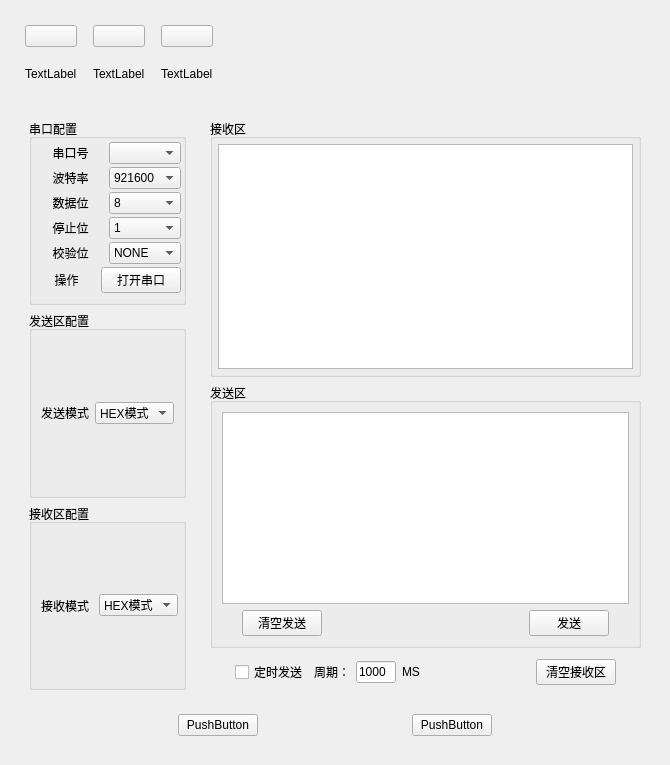
     <widget class="QWidget" name="controlwidget" native="true">
      <property name="geometry">
       <rect>
        <x>600</x>
        <y>0</y>
        <width>670</width>
        <height>800</height>
       </rect>
      </property>
      <property name="sizePolicy">
       <sizepolicy hsizetype="Preferred" vsizetype="Preferred">
        <horstretch>0</horstretch>
        <verstretch>0</verstretch>
       </sizepolicy>
      </property>
      <property name="minimumSize">
       <size>
        <width>670</width>
        <height>765</height>
       </size>
      </property>
      <property name="maximumSize">
       <size>
        <width>670</width>
        <height>765</height>
       </size>
      </property>
      <layout class="QVBoxLayout" name="verticalLayout_13">
       <item>
        <widget class="QWidget" name="smartwidget" native="true">
         <property name="sizePolicy">
          <sizepolicy hsizetype="Fixed" vsizetype="Fixed">
           <horstretch>0</horstretch>
           <verstretch>0</verstretch>
          </sizepolicy>
         </property>
         <layout class="QHBoxLayout" name="horizontalLayout_5">
          <item>
           <layout class="QVBoxLayout" name="verticalLayout_5">
            <property name="spacing">
             <number>20</number>
            </property>
            <property name="leftMargin">
             <number>5</number>
            </property>
            <property name="topMargin">
             <number>5</number>
            </property>
            <property name="rightMargin">
             <number>5</number>
            </property>
            <property name="bottomMargin">
             <number>5</number>
            </property>
            <item>
             <widget class="QPushButton" name="ledBtn">
              <property name="sizePolicy">
               <sizepolicy hsizetype="Preferred" vsizetype="Preferred">
                <horstretch>0</horstretch>
                <verstretch>0</verstretch>
               </sizepolicy>
              </property>
              <property name="text">
               <string/>
              </property>
             </widget>
            </item>
            <item>
             <widget class="QLabel" name="led_label">
              <property name="layoutDirection">
               <enum>Qt::LeftToRight</enum>
              </property>
              <property name="text">
               <string>TextLabel</string>
              </property>
             </widget>
            </item>
           </layout>
          </item>
          <item>
           <layout class="QVBoxLayout" name="verticalLayout_6">
            <property name="spacing">
             <number>20</number>
            </property>
            <property name="leftMargin">
             <number>5</number>
            </property>
            <property name="topMargin">
             <number>5</number>
            </property>
            <property name="rightMargin">
             <number>5</number>
            </property>
            <property name="bottomMargin">
             <number>5</number>
            </property>
            <item>
             <widget class="QPushButton" name="alarmBtn">
              <property name="text">
               <string/>
              </property>
             </widget>
            </item>
            <item>
             <widget class="QLabel" name="alram_label">
              <property name="text">
               <string>TextLabel</string>
              </property>
             </widget>
            </item>
           </layout>
          </item>
          <item>
           <layout class="QVBoxLayout" name="verticalLayout_7">
            <property name="spacing">
             <number>20</number>
            </property>
            <property name="leftMargin">
             <number>5</number>
            </property>
            <property name="topMargin">
             <number>5</number>
            </property>
            <property name="rightMargin">
             <number>5</number>
            </property>
            <property name="bottomMargin">
             <number>5</number>
            </property>
            <item>
             <widget class="QPushButton" name="fanBtn">
              <property name="text">
               <string/>
              </property>
             </widget>
            </item>
            <item>
             <widget class="QLabel" name="fan_label">
              <property name="text">
               <string>TextLabel</string>
              </property>
             </widget>
            </item>
           </layout>
          </item>
         </layout>
        </widget>
       </item>
       <item>
        <widget class="QWidget" name="uartwidget" native="true">
         <layout class="QVBoxLayout" name="verticalLayout_10">
          <item>
           <layout class="QHBoxLayout" name="horizontalLayout_16">
            <item>
             <widget class="QWidget" name="widget_3" native="true">
              <layout class="QVBoxLayout" name="verticalLayout_8">
               <item>
                <widget class="QGroupBox" name="groupBox">
                 <property name="title">
                  <string>串口配置</string>
                 </property>
                 <layout class="QGridLayout" name="gridLayout_2">
                  <property name="leftMargin">
                   <number>2</number>
                  </property>
                  <property name="topMargin">
                   <number>2</number>
                  </property>
                  <property name="rightMargin">
                   <number>2</number>
                  </property>
                  <property name="bottomMargin">
                   <number>2</number>
                  </property>
                  <property name="spacing">
                   <number>2</number>
                  </property>
                  <item row="0" column="0">
                   <layout class="QHBoxLayout" name="horizontalLayout_4">
                    <item>
                     <widget class="QLabel" name="label">
                      <property name="text">
                       <string>串口号</string>
                      </property>
                      <property name="alignment">
                       <set>Qt::AlignCenter</set>
                      </property>
                     </widget>
                    </item>
                    <item>
                     <widget class="QComboBox" name="comboBox_uartnum"/>
                    </item>
                   </layout>
                  </item>
                  <item row="1" column="0">
                   <layout class="QHBoxLayout" name="horizontalLayout_6">
                    <item>
                     <widget class="QLabel" name="label_2">
                      <property name="text">
                       <string>波特率</string>
                      </property>
                      <property name="alignment">
                       <set>Qt::AlignCenter</set>
                      </property>
                     </widget>
                    </item>
                    <item>
                     <widget class="QComboBox" name="comboBox_baudrate">
                      <item>
                       <property name="text">
                        <string>921600</string>
                       </property>
                      </item>
                      <item>
                       <property name="text">
                        <string>115200</string>
                       </property>
                      </item>
                      <item>
                       <property name="text">
                        <string>9600</string>
                       </property>
                      </item>
                      <item>
                       <property name="text">
                        <string>4800</string>
                       </property>
                      </item>
                     </widget>
                    </item>
                   </layout>
                  </item>
                  <item row="2" column="0">
                   <layout class="QHBoxLayout" name="horizontalLayout_7">
                    <item>
                     <widget class="QLabel" name="label_3">
                      <property name="text">
                       <string>数据位</string>
                      </property>
                      <property name="alignment">
                       <set>Qt::AlignCenter</set>
                      </property>
                     </widget>
                    </item>
                    <item>
                     <widget class="QComboBox" name="comboBox_databit">
                      <item>
                       <property name="text">
                        <string>8</string>
                       </property>
                      </item>
                      <item>
                       <property name="text">
                        <string>7</string>
                       </property>
                      </item>
                      <item>
                       <property name="text">
                        <string>6</string>
                       </property>
                      </item>
                      <item>
                       <property name="text">
                        <string>5</string>
                       </property>
                      </item>
                     </widget>
                    </item>
                   </layout>
                  </item>
                  <item row="3" column="0">
                   <layout class="QHBoxLayout" name="horizontalLayout_8">
                    <item>
                     <widget class="QLabel" name="label_4">
                      <property name="layoutDirection">
                       <enum>Qt::LeftToRight</enum>
                      </property>
                      <property name="text">
                       <string>停止位</string>
                      </property>
                      <property name="alignment">
                       <set>Qt::AlignCenter</set>
                      </property>
                     </widget>
                    </item>
                    <item>
                     <widget class="QComboBox" name="comboBox_stopbit">
                      <item>
                       <property name="text">
                        <string>1</string>
                       </property>
                      </item>
                      <item>
                       <property name="text">
                        <string>1.5</string>
                       </property>
                      </item>
                      <item>
                       <property name="text">
                        <string>2</string>
                       </property>
                      </item>
                     </widget>
                    </item>
                   </layout>
                  </item>
                  <item row="4" column="0">
                   <layout class="QHBoxLayout" name="horizontalLayout_9">
                    <item>
                     <widget class="QLabel" name="label_5">
                      <property name="text">
                       <string>校验位</string>
                      </property>
                      <property name="alignment">
                       <set>Qt::AlignCenter</set>
                      </property>
                     </widget>
                    </item>
                    <item>
                     <widget class="QComboBox" name="comboBox_checkbit">
                      <item>
                       <property name="text">
                        <string>NONE</string>
                       </property>
                      </item>
                      <item>
                       <property name="text">
                        <string>EVEN</string>
                       </property>
                      </item>
                      <item>
                       <property name="text">
                        <string>ODD</string>
                       </property>
                      </item>
                     </widget>
                    </item>
                   </layout>
                  </item>
                  <item row="5" column="0">
                   <layout class="QHBoxLayout" name="horizontalLayout_10">
                    <item>
                     <widget class="QLabel" name="label_6">
                      <property name="text">
                       <string>操作</string>
                      </property>
                      <property name="alignment">
                       <set>Qt::AlignCenter</set>
                      </property>
                     </widget>
                    </item>
                    <item>
                     <widget class="QPushButton" name="openSerialBtn">
                      <property name="text">
                       <string>打开串口</string>
                      </property>
                     </widget>
                    </item>
                   </layout>
                  </item>
                 </layout>
                </widget>
               </item>
               <item>
                <widget class="QGroupBox" name="groupBox_3">
                 <property name="title">
                  <string>发送区配置</string>
                 </property>
                 <layout class="QHBoxLayout" name="horizontalLayout_12">
                  <item>
                   <widget class="QLabel" name="label_11">
                    <property name="text">
                     <string>发送模式</string>
                    </property>
                    <property name="alignment">
                     <set>Qt::AlignCenter</set>
                    </property>
                   </widget>
                  </item>
                  <item>
                   <widget class="QComboBox" name="comboBox_sendmode">
                    <item>
                     <property name="text">
                      <string>HEX模式</string>
                     </property>
                    </item>
                    <item>
                     <property name="text">
                      <string>文本模式</string>
                     </property>
                    </item>
                   </widget>
                  </item>
                 </layout>
                </widget>
               </item>
               <item>
                <widget class="QGroupBox" name="groupBox_2">
                 <property name="title">
                  <string>接收区配置</string>
                 </property>
                 <layout class="QHBoxLayout" name="horizontalLayout_11">
                  <property name="leftMargin">
                   <number>5</number>
                  </property>
                  <property name="topMargin">
                   <number>5</number>
                  </property>
                  <property name="rightMargin">
                   <number>5</number>
                  </property>
                  <property name="bottomMargin">
                   <number>5</number>
                  </property>
                  <item>
                   <widget class="QLabel" name="label_7">
                    <property name="text">
                     <string>接收模式</string>
                    </property>
                    <property name="alignment">
                     <set>Qt::AlignCenter</set>
                    </property>
                   </widget>
                  </item>
                  <item>
                   <widget class="QComboBox" name="comboBox_revmode">
                    <item>
                     <property name="text">
                      <string>HEX模式</string>
                     </property>
                    </item>
                    <item>
                     <property name="text">
                      <string>文本模式</string>
                     </property>
                    </item>
                   </widget>
                  </item>
                 </layout>
                </widget>
               </item>
              </layout>
             </widget>
            </item>
            <item>
             <widget class="QWidget" name="widget_4" native="true">
              <layout class="QVBoxLayout" name="verticalLayout_11">
               <item>
                <widget class="QGroupBox" name="groupBox_4">
                 <property name="title">
                  <string>接收区</string>
                 </property>
                 <layout class="QHBoxLayout" name="horizontalLayout_13">
                  <property name="leftMargin">
                   <number>5</number>
                  </property>
                  <property name="topMargin">
                   <number>5</number>
                  </property>
                  <property name="rightMargin">
                   <number>5</number>
                  </property>
                  <property name="bottomMargin">
                   <number>5</number>
                  </property>
                  <item>
                   <widget class="QTextBrowser" name="textBrowser_rev"/>
                  </item>
                 </layout>
                </widget>
               </item>
               <item>
                <widget class="QGroupBox" name="groupBox_5">
                 <property name="maximumSize">
                  <size>
                   <width>16777215</width>
                   <height>300</height>
                  </size>
                 </property>
                 <property name="title">
                  <string>发送区</string>
                 </property>
                 <layout class="QVBoxLayout" name="verticalLayout_9">
                  <item>
                   <widget class="QTextEdit" name="textEdit_serialsend"/>
                  </item>
                  <item>
                   <layout class="QHBoxLayout" name="horizontalLayout_14">
                    <item>
                     <spacer name="horizontalSpacer_18">
                      <property name="orientation">
                       <enum>Qt::Horizontal</enum>
                      </property>
                      <property name="sizeType">
                       <enum>QSizePolicy::Fixed</enum>
                      </property>
                      <property name="sizeHint" stdset="0">
                       <size>
                        <width>20</width>
                        <height>20</height>
                       </size>
                      </property>
                     </spacer>
                    </item>
                    <item>
                     <widget class="QPushButton" name="serial_clearsendBtn">
                      <property name="text">
                       <string>清空发送</string>
                      </property>
                     </widget>
                    </item>
                    <item>
                     <spacer name="horizontalSpacer_16">
                      <property name="orientation">
                       <enum>Qt::Horizontal</enum>
                      </property>
                      <property name="sizeHint" stdset="0">
                       <size>
                        <width>40</width>
                        <height>20</height>
                       </size>
                      </property>
                     </spacer>
                    </item>
                    <item>
                     <widget class="QPushButton" name="serial_sendBtn">
                      <property name="text">
                       <string>发送</string>
                      </property>
                     </widget>
                    </item>
                    <item>
                     <spacer name="horizontalSpacer_19">
                      <property name="orientation">
                       <enum>Qt::Horizontal</enum>
                      </property>
                      <property name="sizeType">
                       <enum>QSizePolicy::Fixed</enum>
                      </property>
                      <property name="sizeHint" stdset="0">
                       <size>
                        <width>20</width>
                        <height>20</height>
                       </size>
                      </property>
                     </spacer>
                    </item>
                   </layout>
                  </item>
                 </layout>
                </widget>
               </item>
               <item>
                <widget class="QWidget" name="widget_2" native="true">
                 <layout class="QHBoxLayout" name="horizontalLayout_15">
                  <property name="leftMargin">
                   <number>5</number>
                  </property>
                  <property name="topMargin">
                   <number>5</number>
                  </property>
                  <property name="rightMargin">
                   <number>5</number>
                  </property>
                  <property name="bottomMargin">
                   <number>5</number>
                  </property>
                  <item>
                   <spacer name="horizontalSpacer_4">
                    <property name="orientation">
                     <enum>Qt::Horizontal</enum>
                    </property>
                    <property name="sizeType">
                     <enum>QSizePolicy::Fixed</enum>
                    </property>
                    <property name="sizeHint" stdset="0">
                     <size>
                      <width>20</width>
                      <height>20</height>
                     </size>
                    </property>
                   </spacer>
                  </item>
                  <item>
                   <widget class="QCheckBox" name="checkBox_uarttimesend">
                    <property name="text">
                     <string>定时发送</string>
                    </property>
                   </widget>
                  </item>
                  <item>
                   <widget class="QLabel" name="label_8">
                    <property name="text">
                     <string>周期：</string>
                    </property>
                   </widget>
                  </item>
                  <item>
                   <widget class="QLineEdit" name="lineEdit_uarttime">
                    <property name="maximumSize">
                     <size>
                      <width>40</width>
                      <height>16777215</height>
                     </size>
                    </property>
                    <property name="text">
                     <string>1000</string>
                    </property>
                   </widget>
                  </item>
                  <item>
                   <widget class="QLabel" name="label_10">
                    <property name="text">
                     <string>MS</string>
                    </property>
                   </widget>
                  </item>
                  <item>
                   <spacer name="horizontalSpacer_17">
                    <property name="orientation">
                     <enum>Qt::Horizontal</enum>
                    </property>
                    <property name="sizeHint" stdset="0">
                     <size>
                      <width>40</width>
                      <height>20</height>
                     </size>
                    </property>
                   </spacer>
                  </item>
                  <item>
                   <widget class="QPushButton" name="serial_clearrevBtn">
                    <property name="text">
                     <string>清空接收区</string>
                    </property>
                   </widget>
                  </item>
                  <item>
                   <spacer name="horizontalSpacer_5">
                    <property name="orientation">
                     <enum>Qt::Horizontal</enum>
                    </property>
                    <property name="sizeType">
                     <enum>QSizePolicy::Fixed</enum>
                    </property>
                    <property name="sizeHint" stdset="0">
                     <size>
                      <width>20</width>
                      <height>20</height>
                     </size>
                    </property>
                   </spacer>
                  </item>
                 </layout>
                </widget>
               </item>
              </layout>
             </widget>
            </item>
           </layout>
          </item>
          <item>
           <widget class="QWidget" name="widget_5" native="true">
            <layout class="QHBoxLayout" name="horizontalLayout_17">
             <item>
              <spacer name="horizontalSpacer_8">
               <property name="orientation">
                <enum>Qt::Horizontal</enum>
               </property>
               <property name="sizeHint" stdset="0">
                <size>
                 <width>40</width>
                 <height>20</height>
                </size>
               </property>
              </spacer>
             </item>
             <item>
              <widget class="QPushButton" name="pushButton">
               <property name="text">
                <string>PushButton</string>
               </property>
              </widget>
             </item>
             <item>
              <spacer name="horizontalSpacer_6">
               <property name="orientation">
                <enum>Qt::Horizontal</enum>
               </property>
               <property name="sizeHint" stdset="0">
                <size>
                 <width>40</width>
                 <height>20</height>
                </size>
               </property>
              </spacer>
             </item>
             <item>
              <widget class="QPushButton" name="pushButton_2">
               <property name="text">
                <string>PushButton</string>
               </property>
              </widget>
             </item>
             <item>
              <spacer name="horizontalSpacer_7">
               <property name="orientation">
                <enum>Qt::Horizontal</enum>
               </property>
               <property name="sizeHint" stdset="0">
                <size>
                 <width>40</width>
                 <height>20</height>
                </size>
               </property>
              </spacer>
             </item>
            </layout>
           </widget>
          </item>
         </layout>
        </widget>
       </item>
      </layout>
     </widget>
